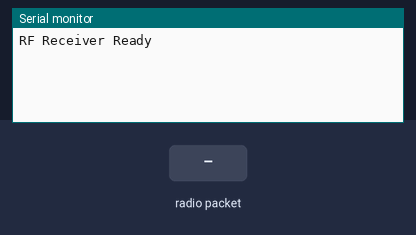
Recording of a sketch running on a simulated Arduino Uno, built with avr-gcc and run on an emulated ATmega328P. On the bench: the last lines printed to the serial monitor. Inputs (shaded band) come from the test bench. No radio packets arrive unless stated.

Above: at 1.2 s.
1.3 s: radio packet "1" arrives
At 2.4 s:
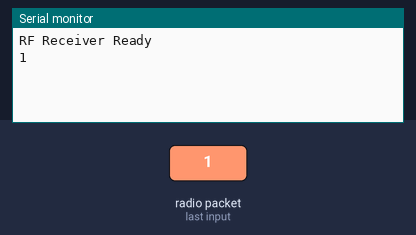
2.8 s: radio packet "0" arrives
At 3.5 s:
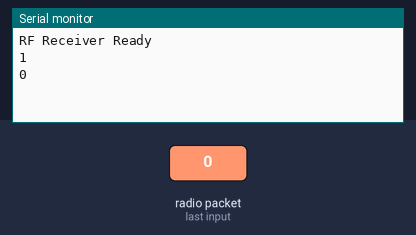
4.3 s: radio packet "2" arrives
At 4.6 s:
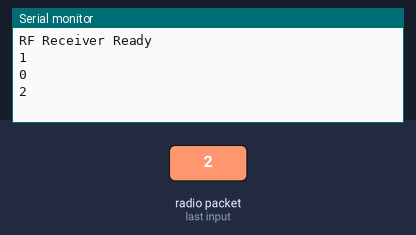

The sketch:

arduino1.ino
```cpp
#include <RH_ASK.h>
#include <SPI.h>
#include <SoftwareSerial.h>

// Define software serial pins
SoftwareSerial mySerial(8, 9); // RX, TX

RH_ASK rf_driver;

void setup() {
  Serial.begin(9600);
  mySerial.begin(9600); // Initialize software serial

  if (!rf_driver.init()) {
    Serial.println("init failed");
  } else {
    Serial.println("RF Receiver Ready");
  }
}

void loop() {
  uint8_t buf[RH_ASK_MAX_MESSAGE_LEN];
  uint8_t buflen = sizeof(buf);

  if (rf_driver.recv(buf, &buflen)) {
    buf[buflen] = '\0'; // Null-terminate the string
    Serial.println((char*)buf); // Print to Serial Monitor
    mySerial.println((char*)buf); // Send the received message over SoftwareSerial
  }
}
```

Measured:
- after the input at 1.3 s, the serial monitor: prints a new line at once (image 1)
- after the input at 2.8 s, the serial monitor: prints a new line at once (image 2)
- after the input at 4.3 s, the serial monitor: prints a new line at once (image 3)
